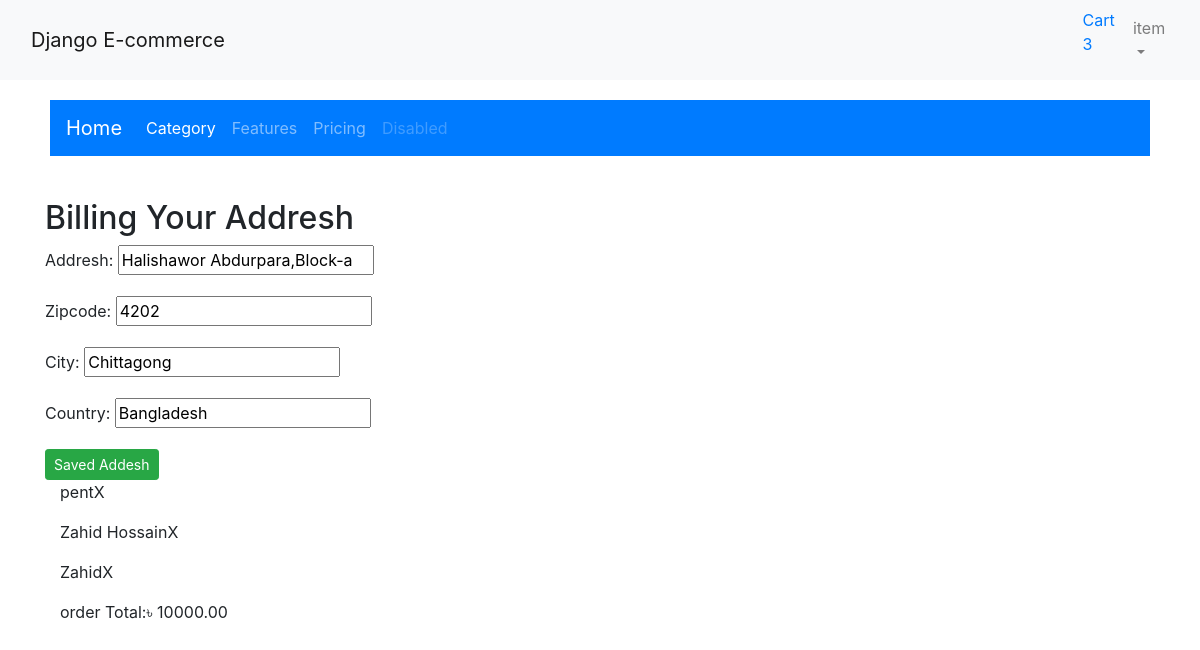
The app's page /payment/checkout/ (signed in) with its own data.
### App_login/models.py (models this page shows, shortened)
class Userprofile(AbstractBaseUser, PermissionsMixin):
    email = models.EmailField(unique=True, null=False)
    is_staff = models.BooleanField(
        ugettext_lazy('staff status'),
        default=False,
        help_text=ugettext_lazy('Designates whether the user canlog in this site')
    )
    is_active = models.BooleanField(
        ugettext_lazy('active'),
        default=True,
        help_text = ugettext_lazy('Designates whether the user should be treated as activeunseleted this instend of deleting issue')
    )
    USERNAME_FIELD = 'email'
    objects = MyUserManager()

### App_order/models.py (models this page shows, shortened)
class Order(models.Model):
    orderitems = models.ManyToManyField(Cart)
    user = models.ForeignKey(settings.AUTH_USER_MODEL, on_delete=models.CASCADE)
    ordered= models.BooleanField(default=False)
    created = models.DateTimeField(auto_now_add=True)
    payment = models.CharField(max_length=264, blank=True, null=True)
    orderId = models.CharField(max_length=200, blank=True, null=True)
    def get_totals(self):
        total = 0
        for order_item in self.orderitems.all():
            total = float(order_item.get_total())
        return total

class Cart(models.Model):
    user = models.ForeignKey(settings.AUTH_USER_MODEL, on_delete=models.CASCADE, related_name="cart")
    item = models.ForeignKey(Product, on_delete=models.CASCADE, related_name="cart")
    quantity = models.IntegerField(default=1)
    purchased = models.BooleanField(default=False)
    created = models.DateTimeField(auto_now_add=True)
    updated = models.DateTimeField(auto_now=True)
    def get_total(self):
        total = self.item.price * self.quantity
        float_total = format(total, '0.2f')
        return float_total

### App_payment/models.py (models this page shows, shortened)
class BillingAddress(models.Model):
    user = models.ForeignKey(settings.AUTH_USER_MODEL, on_delete=models.CASCADE)
    addresh = models.CharField(max_length=265, blank=True)
    zipcode = models.CharField(max_length=265, blank=True)
    city    = models.CharField(max_length=50, blank=True)
    country = models.CharField(max_length=50, blank=True)

### App_shop/models.py (models this page shows, shortened)
class Product(models.Model):
    mainimage = models.ImageField(upload_to='Products')
    name = models.CharField(max_length=264)
    category = models.ForeignKey(Category, on_delete=models.CASCADE, related_name='category')
    preview_text = models.TextField(max_length=200, verbose_name='Preview Text')
    detail_text = models.TextField(max_length=1000, verbose_name='description')
    price = models.FloatField()
    old_price = models.FloatField(default=0.00)
    created = models.DateTimeField(auto_now_add=True)
    class Meta:
        ordering = ['-created']

### App_payment/views.py (the view)
# urls.py: path('checkout/', views.checkout, name='checkout'),
@login_required
def checkout(request):
    saved_addresh = BillingAddress.objects.get_or_create(user=request.user)
    saved_addresh = saved_addresh[0]
    form = BillingForm(instance=saved_addresh)
    if request.method =="POST":
        form = BillingForm(request.POST, instance=saved_addresh)
        if form.is_valid():
            form.save()
            form = BillingForm(instance=saved_addresh)
            messages.success(request, "Your sipping addresh saving!!!")
    order_qs = Order.objects.filter(user=request.user, ordered=False)
    order_items = order_qs[0].orderitems.all()
    order_total  =order_qs[0].get_totals()
    return render(request, 'App_payment/checkout.html', context={'form':form, 'order_items':order_items,'order_total':order_total})

### App_payment/forms.py
class BillingForm(forms.ModelForm):
    class Meta:
        model = BillingAddress
        fields =('addresh', 'zipcode', 'city', 'country',)

### App_order/templatetags/cart_tags.py (called while the page is built)
@register.filter
def cart_total(user):
    order = Order.objects.filter(user=user, ordered=False)
    if order.exists():
        return order[0].orderitems.count()
    else:
        return 0

### templates/App_payment/checkout.html (shortened to what this page needs)
{% extends 'base.html' %}
{% block body_block %}
<h2>Billing Your Addresh</h2>
<form method="POST">
{{ form.as_p }}
<button type="submit" class="btn btn-success btn-sm">Saved Addesh</button>
<br>
<div class="container">
{% for order_item in order_items %}
<p>{{order_item.item.name}}X{{order_item.item.quantity}}</p>
{% endfor %}
<p>order Total:&#2547 {{order_total|floatformat:2}}</p>
</div>
</form>
{% endblock %}

### templates/navbar.html (shortened to what this page needs)
{% load cart_tags %}
<nav class="navbar navbar-expand-lg navbar-light bg-light">
  <div class="container">
  <a class="navbar-brand" href="#">Django E-commerce</a>
  </div>
  <div class="collapse navbar-collapse" id="navbarNav">
  <ul class="navbar-nav ml-auto">
  <li class="nav-item">
  <a href="{% url 'App_order:cart' %}">Cart
  {{request.user| cart_total }}
  </a>
  </li>
  <li class="nav-item dropdown">
          <a class="nav-link dropdown-toggle" href="#" id="navbarDropdown" role="button" data-bs-toggle="dropdown" aria-expanded="false">
            item {{request.user.profile.username}}
          </a>
        </li>
  </ul>
  </div>
  </nav>

### records on screen
Userprofile: user|cart_total "3"
BillingAddress: addresh "Halishawor Abdurpara,Block-a", zipcode "4202", city "Chittagong", country "Bangladesh"
Cart: item.name "pent"
Cart: item.name "Zahid Hossain"
Cart: item.name "Zahid"

### other values on screen
{{ order_total|floatformat:2 }} "10000.00"
